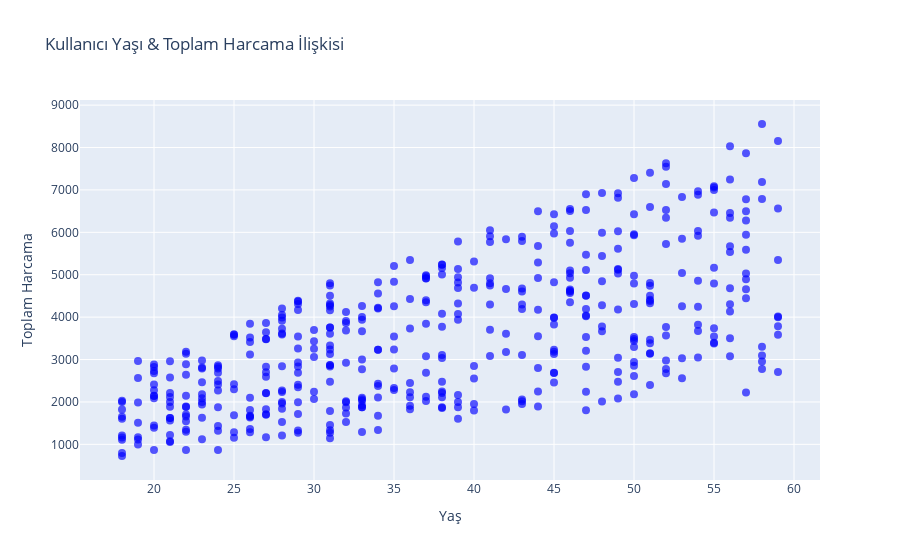

Write notebook code for a chart like this one.
### Code cell
scatter = go.Scatter(x = df['user_age'],
                     y = df['total_amount'],
                     mode = 'markers',
                     marker = dict(size = 8,
                                   color = 'blue',
                                   opacity = 0.65)
          )

layout = go.Layout(title = dict(text = 'Kullanıcı Yaşı & Toplam Harcama İlişkisi'),
                   xaxis = dict(title = 'Yaş'),
                   yaxis = dict(title = 'Toplam Harcama'))



fig = go.Figure(data = scatter, layout = layout)

iplot(fig)

### Figure 1 — Plotly figure (JSON) as saved in the notebook; plotly's stock layout.template omitted (floating-point values rounded to 4 significant figures; data arrays with more than 128 entries replaced by an {"elided": "..."} marker saying what was removed)
{"data": [{"marker": {"color": "blue", "opacity": 0.65, "size": 8}, "mode": "markers", "type": "scatter", "x": {"elided": "451 int values"}, "y": {"elided": "451 int values"}}], "layout": {"title": {"text": "Kullanıcı Yaşı & Toplam Harcama İlişkisi"}, "xaxis": {"title": {"text": "Yaş"}}, "yaxis": {"title": {"text": "Toplam Harcama"}}}}
